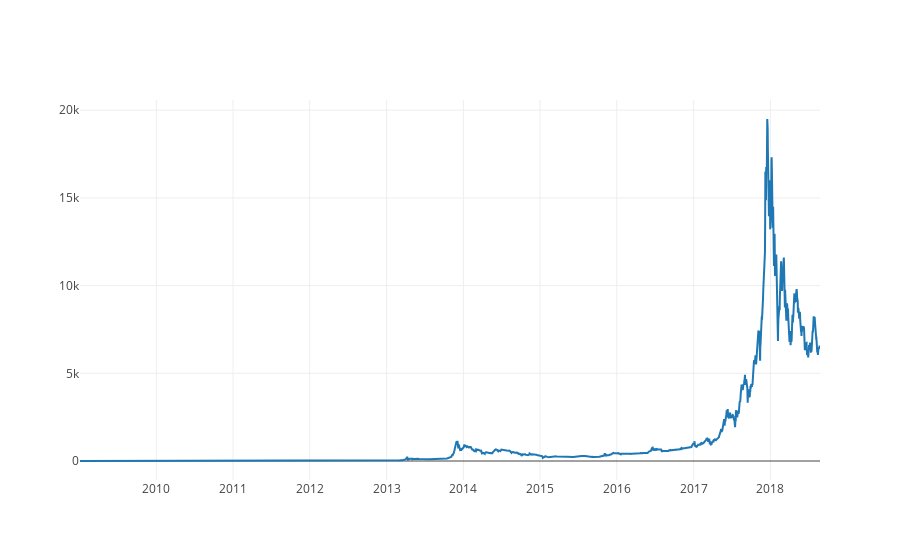

This figure's notebook cell:
### Code cell
# Gráfico del número total de Bitcoins
price_btc_graphic = go.Scatter(x=price_btc.index, y=price_btc.Value)
py.iplot([price_btc_graphic])

### Figure 1 — Plotly figure (JSON) as saved in the notebook; plotly's stock layout.template omitted (floating-point values rounded to 4 significant figures; data arrays with more than 128 entries replaced by an {"elided": "..."} marker saying what was removed)
{"data": [{"type": "scatter", "x": {"elided": "3522 str values"}, "y": {"elided": "3522 float values"}}], "layout": {}}
